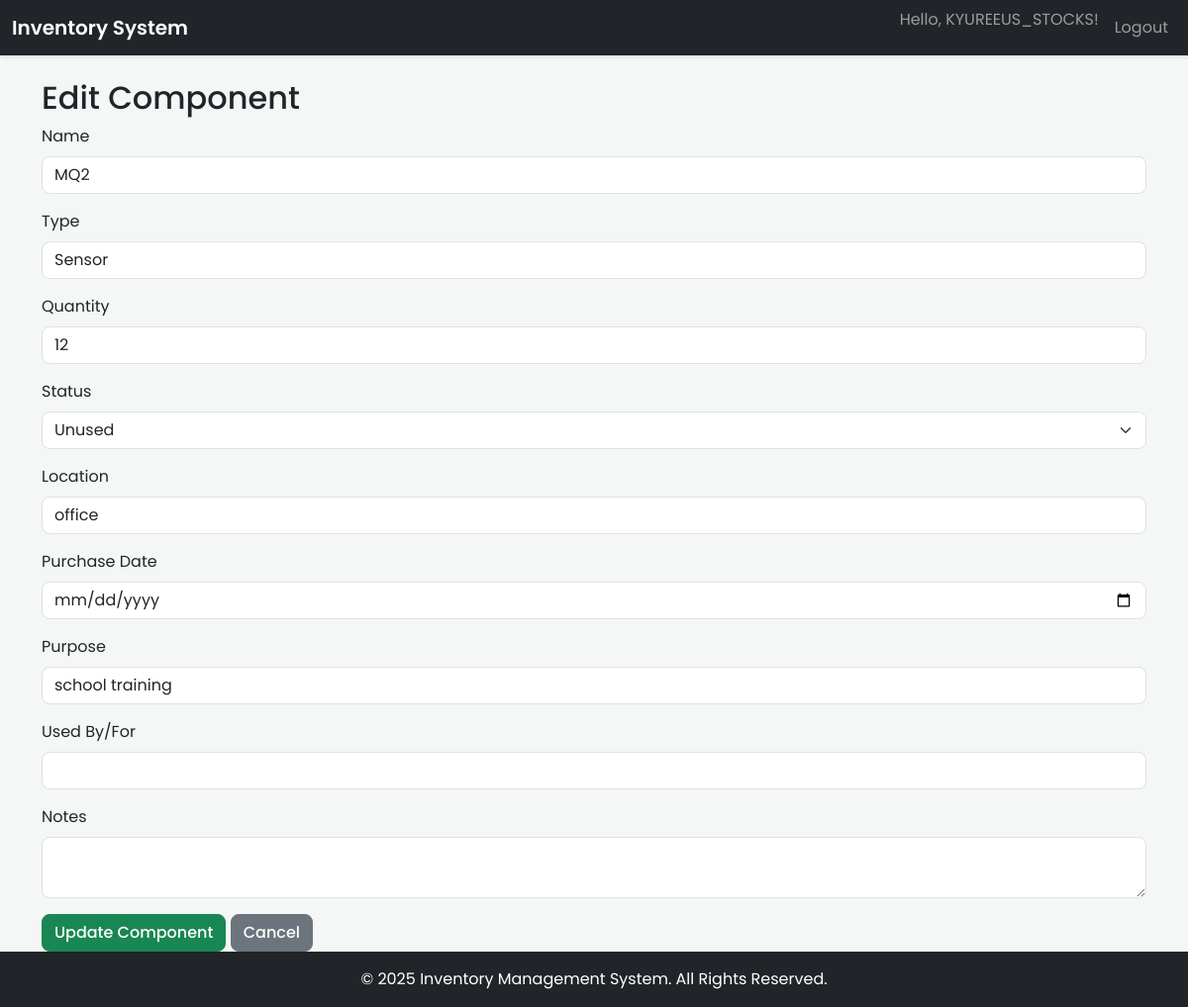
Page /edit/4 (signed in) on the committed database.
### app.py (models this page shows)
class User(db.Model, UserMixin):
    id = db.Column(db.Integer, primary_key=True)
    username = db.Column(db.String(80), unique=True, nullable=False)
    password_hash = db.Column(db.String(128), nullable=False)

class Component(db.Model):
    id = db.Column(db.Integer, primary_key=True)
    name = db.Column(db.String(100), nullable=False)
    type = db.Column(db.String(100), nullable=False)
    quantity = db.Column(db.Integer, nullable=False)
    status = db.Column(db.String(20), nullable=False)  # used, unused, defect
    location = db.Column(db.String(100))
    purchase_date = db.Column(db.String(20))
    notes = db.Column(db.Text)
    purpose = db.Column(db.String(200))
    used_by_for = db.Column(db.String(100))

### app.py (the view, shortened to what this page needs)
@app.route('/edit/<int:component_id>', methods=['GET', 'POST'])
@login_required
def edit_component(component_id):
    component = Component.query.get_or_404(component_id)
    return render_template('edit_component.html', component=component)

### app.py (called while the page is built)
@login_manager.user_loader
def load_user(user_id):
    return User.query.get(int(user_id))

@app.context_processor
def inject_now():
    return {'now': datetime.datetime.utcnow()}

### templates/edit_component.html (shortened to what this page needs)
{% extends 'base.html' %}
{% block content %}
<h2>Edit Component</h2>
<form method="post">
    <div class="mb-3">
        <label class="form-label">Name</label>
        <input type="text" name="name" class="form-control" value="{{ component.name }}" required>
    </div>
    <div class="mb-3">
        <label class="form-label">Type</label>
        <input type="text" name="type" class="form-control" value="{{ component.type }}" required>
    </div>
    <div class="mb-3">
        <label class="form-label">Quantity</label>
        <input type="number" name="quantity" class="form-control" value="{{ component.quantity }}" required min="0">
    </div>
    <div class="mb-3">
        <label class="form-label">Status</label>
        <select name="status" class="form-select" required>
            <option value="unused" {% if component.status == 'unused' %}selected{% endif %}>Unused</option>
        </select>
    </div>
    <div class="mb-3">
        <label class="form-label">Location</label>
        <input type="text" name="location" class="form-control" value="{{ component.location }}">
    </div>
    <div class="mb-3">
        <label class="form-label">Purchase Date</label>
        <input type="date" name="purchase_date" class="form-control" value="{{ component.purchase_date }}">
    </div>
    <div class="mb-3">
        <label class="form-label">Purpose</label>
        <input type="text" name="purpose" class="form-control" value="{{ component.purpose }}">
    </div>
    <div class="mb-3">
        <label class="form-label">Used By/For</label>
        <input type="text" name="used_by_for" class="form-control" value="{{ component.used_by_for }}">
    </div>
    <div class="mb-3">
        <label class="form-label">Notes</label>
        <textarea name="notes" class="form-control">{{ component.notes }}</textarea>
    </div>
    <button type="submit" class="btn btn-success">Update Component</button>
    <a href="/" class="btn btn-secondary">Cancel</a>
</form>
{% endblock %}

### templates/base.html (shortened to what this page needs)
<!DOCTYPE html>
<html lang="en">
<head>
    <link href="https://cdn.jsdelivr.net/npm/bootstrap@5.3.0/dist/css/bootstrap.min.css" rel="stylesheet">
    <link rel="stylesheet" href="https://cdnjs.cloudflare.com/ajax/libs/font-awesome/6.0.0/css/all.min.css">
    <link rel="stylesheet" href="/static/style.css">
</head>
<body>
    {% if request.endpoint not in ['login', 'register', 'index'] %}
    <nav class="navbar navbar-expand-lg navbar-dark bg-dark mb-4">
        <div class="container-fluid">
            <a class="navbar-brand" href="/">Inventory System</a>
            <div class="collapse navbar-collapse" id="navbarContent">
                <ul class="navbar-nav ms-auto mb-2 mb-lg-0">
                    {% if current_user.is_authenticated %}
                        <li class="nav-item">
                            <span class="navbar-text me-2">Hello, {{ current_user.username }}!</span>
                        </li>
                        <li class="nav-item">
                            <a class="nav-link" href="/logout">Logout</a>
                        </li>
                    {% endif %}
                </ul>
            </div>
        </div>
    </nav>
    {% endif %}
    <div class="container">
        {% block content %}{% endblock %}
    </div>
    <footer class="footer mt-auto py-3 bg-dark text-white">
        <div class="container text-center">
            <span>&copy; {{ now.year }} Inventory Management System. All Rights Reserved.</span>
        </div>
    </footer>
</body>
</html>

### static/style.css (style rules this page uses)
body { font-family: 'Poppins', sans-serif; background-color: #f4f7f6; color: #212529; display: flex; flex-direction: column; min-height: 100vh; }
.container { flex: 1; }
.navbar { box-shadow: 0 2px 4px rgba(0,0,0,.1); }
.navbar-brand { font-weight: 600; }
.btn { border-radius: 0.5rem; font-weight: 500; transition: all 0.2s ease-in-out; }
.form-control, .form-select { border-radius: 0.5rem; }

### rows in the picture
User: username "KYUREEUS_STOCKS"
Component: name "MQ2", type "Sensor", quantity "12", status "Unused", location "office", purpose "school training"
